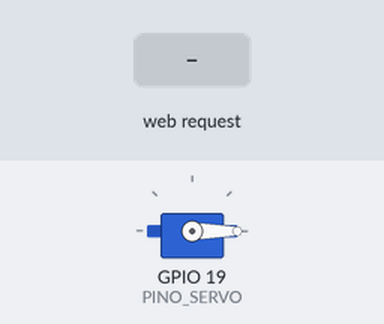
A sketch run on a simulated ESP32. Parts: servo. Inputs (shaded band) come from the test bench. WiFi joins after 1.5 s; servers stay silent unless stated; random numbers use the default seed unless the sketch sets one; what the sketch prints to the serial monitor is not drawn.

Above: at 3.2 s.
3.3 s: HTTP request GET /abrir received
At 4.5 s:
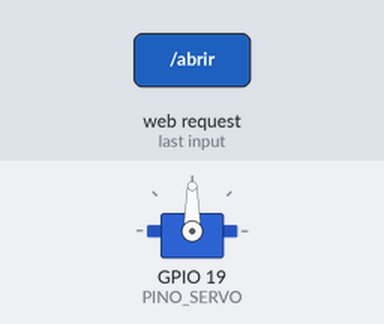
4.8 s: HTTP request GET /fechar received
At 5.7 s:
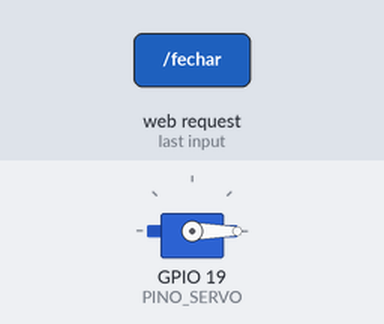
Timing chart, 0 to 7.8 s (numbered marks = the images above; inputs shaded):
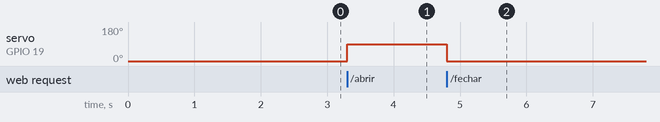

Measured:
- after the input at 3.3 s, servo on GPIO 19 (PINO_SERVO): 0° → 90° at once
- after the input at 4.8 s, servo on GPIO 19 (PINO_SERVO): 90° → 0° at once

The sketch:

doggo.ino
```cpp
#include <WiFi.h>
#include <WebServer.h>
#include <ESP32Servo.h>


const bool USAR_AP = false;

const char* WIFI_SSID  = "A15 de zize";
const char* WIFI_SENHA = "jujuba03";

const char* AP_SSID  = "Doogo";
const char* AP_SENHA = "doogo";

const int PINO_SERVO = 19;

const int ANGULO_ABERTO  = 90;
const int ANGULO_FECHADO = 0;

const int TEMPO_DOSE = 400;

Servo servo1;
WebServer server(80);

const char PAGINA[] PROGMEM = R"rawliteral(
<!DOCTYPE html>
<html lang="pt-BR">

<head>
<meta charset="UTF-8">
<meta name="viewport" content="width=device-width, initial-scale=1.0">

<title>Doggo</title>

<style>

:root {
    --creme: #FFF4E4;
    --papel: #FFFFFF;
    --tinta: #231B15;
    --suave: #7A6A5C;
    --coral: #FF5A36;
    --coral-esc: #E04424;
    --amarelo: #FFE14D;
    --azul: #3D8BFF;
    --verde: #2DB46B;
    --linha: #F1DFC8;
}

* {
    box-sizing: border-box;
}

body {
    margin: 0;
    min-height: 100vh;

    font-family: "Segoe UI", Arial, sans-serif;

    color: var(--tinta);
    background-color: var(--creme);

    background-image:
        radial-gradient(var(--linha) 1.5px, transparent 1.5px);

    background-size: 22px 22px;
}

.app {
    max-width: 950px;
    margin: auto;
    padding: 22px;
}

/* CABECALHO */

header {
    display: flex;
    align-items: center;
    justify-content: space-between;
    margin-bottom: 20px;
}

.marca {
    display: flex;
    align-items: center;
    gap: 10px;
}

.logo {
    width: 46px;
    height: 46px;

    border-radius: 50%;

    background: var(--coral);

    display: grid;
    place-items: center;

    border: 2px solid var(--tinta);
}

.logo svg {
    width: 27px;
    height: 27px;
}

.nome {
    font-size: 29px;
    font-weight: 900;
    letter-spacing: 1px;
    text-transform: uppercase;
}

.conexao {
    display: flex;
    align-items: center;
    gap: 8px;

    padding: 8px 13px;

    background: white;

    border: 2px solid var(--tinta);
    border-radius: 999px;

    font-size: 12px;
    font-weight: 800;
    text-transform: uppercase;
}

.bolinha {
    width: 9px;
    height: 9px;

    background: var(--verde);

    border-radius: 50%;
}

.conexao.erro .bolinha {
    background: var(--coral);
}

/* GRID */

.grade {
    display: grid;
    grid-template-columns: 1fr;
    gap: 16px;
}

@media(min-width: 760px) {

    .grade {
        grid-template-columns: 1.25fr 1fr;
    }

    .principal {
        grid-row: span 2;
    }
}

/* CARDS */

.card {
    background: var(--papel);

    border: 2px solid var(--tinta);
    border-radius: 25px;

    padding: 22px;

    box-shadow: 5px 5px 0 var(--tinta);
}

.rotulo {
    margin: 0 0 10px;

    color: var(--suave);

    font-size: 12px;
    font-weight: 800;

    text-transform: uppercase;
    letter-spacing: 1px;

    display: flex;
    justify-content: space-between;
}

.breve {
    padding: 3px 8px;
    border-radius: 999px;
    background: var(--amarelo);
    color: var(--tinta);
    font-size: 10px;
}

.principal {
    display: flex;
    flex-direction: column;
    gap: 18px;
}

.hero {
    display: flex;
    align-items: center;
    gap: 15px;
}

.mascote {
    width: 105px;
    height: 105px;
    flex: 0 0 auto;
    border-radius: 50%;
    background: var(--azul);
    display: grid;
    place-items: center;
    border: 2px solid var(--tinta);
}

.mascote svg {
    width: 64px;
    height: 64px;
}

h1 {
    margin: 0;
    font-size: clamp(38px, 8vw, 56px);
    line-height: .95;
    text-transform: uppercase;
    font-weight: 900;
}

h1 span {
    color: var(--coral);
}

.sub {
    margin: 0;
    color: var(--suave);
    line-height: 1.5;
}

.tigela {
    position: relative;
    height: 90px;
    display: flex;
    align-items: flex-end;
    justify-content: center;
    overflow: hidden;
}

.tigela svg {
    position: relative;
    z-index: 2;
}

.grao {
    position: absolute;
    top: 0;
    width: 11px;
    height: 9px;
    border-radius: 50%;
    background: #B9773A;
    opacity: 0;
}

.caindo .grao {
    animation: cair .8s forwards;
}

@keyframes cair {
    0% {
        opacity: 1;
        transform: translateY(0) rotate(0);
    }
    85% {
        opacity: 1;
    }
    100% {
        opacity: 0;
        transform: translateY(65px) rotate(180deg);
    }
}

button {
    font: inherit;
    cursor: pointer;
    border: 2px solid var(--tinta);
}

button:disabled {
    opacity: .55;
    cursor: wait;
}

.dose {
    width: 100%;
    display: flex;
    justify-content: space-between;
    align-items: center;
    padding: 8px 8px 8px 23px;
    border-radius: 999px;
    background: var(--coral);
    color: white;
    font-size: 17px;
    font-weight: 800;
    box-shadow: 4px 4px 0 var(--tinta);
}

.dose:hover {
    background: var(--coral-esc);
}

.seta {
    width: 45px;
    height: 45px;
    display: grid;
    place-items: center;
    background: white;
    color: var(--tinta);
    border: 2px solid var(--tinta);
    border-radius: 50%;
}

.duplo {
    display: grid;
    grid-template-columns: 1fr 1fr;
    gap: 10px;
}

.secundario {
    padding: 13px;
    border-radius: 999px;
    background: white;
    font-weight: 800;
    box-shadow: 3px 3px 0 var(--tinta);
}

.secundario:hover {
    background: var(--amarelo);
}

button:active {
    transform: translate(3px, 3px);
    box-shadow: 1px 1px 0 var(--tinta);
}

#status {
    min-height: 22px;
    margin: 0;
    text-align: center;
    font-weight: 700;
}

#status.ok {
    color: var(--verde);
}

#status.erro {
    color: var(--coral-esc);
}

.valor {
    margin: 5px 0;
    font-size: 44px;
    font-weight: 900;
}

.valor small {
    font-size: 20px;
    color: var(--suave);
}

.barra {
    height: 12px;
    border: 2px solid var(--tinta);
    border-radius: 999px;
    background: var(--linha);
    overflow: hidden;
}

.nota {
    margin: 10px 0 0;
    color: var(--suave);
    font-size: 13px;
}

.mini {
    display: grid;
    grid-template-columns: 1fr 1fr;
    gap: 16px;
}

.mini .card {
    padding: 18px;
}

.mini .valor {
    font-size: 32px;
}

footer {
    margin-top: 25px;
    text-align: center;
    color: var(--suave);
    font-size: 11px;
    font-weight: 800;
    letter-spacing: 1px;
    text-transform: uppercase;
}
</style>
</head>
<body>
<div class="app">
<header>
    <div class="marca">
        <div class="logo">
            <svg viewBox="0 0 24 24" fill="white">
                <ellipse cx="12" cy="16" rx="5.2" ry="4.4"/>
                <ellipse cx="5.4" cy="10.4" rx="2.2" ry="2.8"/>
                <ellipse cx="18.6" cy="10.4" rx="2.2" ry="2.8"/>
                <ellipse cx="9" cy="5.6" rx="2.1" ry="2.7"/>
                <ellipse cx="15" cy="5.6" rx="2.1" ry="2.7"/>
            </svg>
        </div>
        <span class="nome">Doggo</span>
    </div>
    <div class="conexao" id="conexao">
        <span class="bolinha"></span>
        <span id="textoConexao">
            Conectado
        </span>
    </div>
</header>

<main class="grade">

<section class="card principal">
    <div class="hero">
        <div class="mascote">
            <svg viewBox="0 0 24 24" fill="white">
                <ellipse cx="12" cy="16" rx="5.2" ry="4.4"/>
                <ellipse cx="5.4" cy="10.4" rx="2.2" ry="2.8"/>
                <ellipse cx="18.6" cy="10.4" rx="2.2" ry="2.8"/>
                <ellipse cx="9" cy="5.6" rx="2.1" ry="2.7"/>
                <ellipse cx="15" cy="5.6" rx="2.1" ry="2.7"/>
            </svg>
        </div>
        <h1>
            Hora de
            <span>comer?</span>
        </h1>
    </div>
    <p class="sub">
        Libere ração para o seu pet de qualquer cômodo da casa.
    </p>


    <div class="tigela" id="tigela">
        <svg width="150" height="52"
             viewBox="0 0 150 52">
            <path
                d="M8 6 H142 L128 44 Q126 50 118 50 H32 Q24 50 22 44 Z"
                fill="#FF5A36"
                stroke="#231B15"
                stroke-width="3"
            />
            <rect
                x="4"
                y="2"
                width="142"
                height="9"
                rx="4.5"
                fill="#FFE14D"
                stroke="#231B15"
                stroke-width="3"
            />
        </svg>
    </div>
    <button
        class="dose"
        id="btnDose"
        onclick="enviar('dose')"
    >
        Liberar uma porção
        <span class="seta">
            →
        </span>
    </button>
    <div class="duplo">
        <button
            class="secundario"
            onclick="enviar('abrir')"
        >
            Abrir
        </button>

        <button
            class="secundario"
            onclick="enviar('fechar')"
        >
            Fechar
        </button>
    </div>
    <p id="status"></p>
</section>

<section class="card">
    <p class="rotulo">
        Ração na tigela
        <span class="breve">
            Em breve
        </span>
    </p>
    <p class="valor">
        -- <small>g</small>
    </p>
    <div class="barra"></div>
    <p class="nota">
        A balança vai mostrar quanto ainda tem na tigela.
    </p>
</section>

<div class="mini">
    <section class="card">
        <p class="rotulo">
            Água
            <span class="breve">
                Em breve
            </span>
        </p>
        <p class="valor">
            -- <small>°C</small>
        </p>
        <p class="nota">
            Monitoramento futuro.
        </p>
    </section>
    <section class="card">
        <p class="rotulo">
            Última porção
        </p>
        <p
            class="valor"
            id="ultima"
        >
            --:--
        </p>
        <p
            class="nota"
            id="ultimaNota"
        >
            Nenhuma porção ainda
        </p>
    </section>
</div>
</main>
<footer>
    Doggo · alimentador inteligente
</footer>
</div>
<script>
function cairRacao() {
    const tigela =
        document.getElementById('tigela');
    tigela
        .querySelectorAll('.grao')
        .forEach(g => g.remove());

    for (let i = 0; i < 8; i++) {
        const grao =
            document.createElement('span');
        grao.className = 'grao';
        grao.style.left =
            (43 + Math.random() * 14) + '%';
        grao.style.animationDelay =
            (i * 0.06) + 's';
        tigela.appendChild(grao);
    }
    tigela.classList.remove('caindo');
    void tigela.offsetWidth;
    tigela.classList.add('caindo');
}

function enviar(acao) {
    const status =
        document.getElementById('status');
    const conexao =
        document.getElementById('conexao');
    const textoConexao =
        document.getElementById('textoConexao');
    const botoes =
        document.querySelectorAll('button');
    status.className = '';
    status.textContent =
        'Enviando...';
    botoes.forEach(
        botao => botao.disabled = true
    );

    fetch('/' + acao)
        .then(resposta => {
            if (!resposta.ok) {
                throw new Error();
            }
            return resposta.text();
        })
        .then(texto => {
            status.textContent = texto;
            status.className = 'ok';
            conexao.className = 'conexao';
            textoConexao.textContent =
                'Conectado';
            if (acao === 'dose') {
                cairRacao();
                const agora =
                    new Date();
                document
                    .getElementById('ultima')
                    .textContent =
                    agora.toLocaleTimeString(
                        'pt-BR',
                        {
                            hour: '2-digit',
                            minute: '2-digit'
                        }
                    );
                document
                    .getElementById('ultimaNota')
                    .textContent =
                    'Liberada por esta página';
            }
        })

        .catch(() => {
            status.textContent =
                'Erro: sem conexão com o Doggo';
            status.className =
                'erro';
            conexao.className =
                'conexao erro';
            textoConexao.textContent =
                'Sem conexão';
        })

        .finally(() => {
            botoes.forEach(
                botao => botao.disabled = false
            );
        });
}

</script>

</body>
</html>
)rawliteral";


void abrir() {
  servo1.write(ANGULO_ABERTO);
}

void fechar() {
  servo1.write(ANGULO_FECHADO);
}

void umaDose() {
  servo1.write(ANGULO_ABERTO);
  delay(TEMPO_DOSE);
  servo1.write(ANGULO_FECHADO);
}
 //ROTAS

void rotaPrincipal() {
  server.send_P(
    200,
    "text/html; charset=utf-8",
    PAGINA
  );
}

void rotaAbrir() {
  abrir();

  server.send(
    200,
    "text/plain; charset=utf-8",
    "Aberto"
  );
}

void rotaFechar() {
  fechar();

  server.send(
    200,
    "text/plain; charset=utf-8",
    "Fechado"
  );
}

void rotaDose() {
  umaDose();

  server.send(
    200,
    "text/plain; charset=utf-8",
    "Porção liberada!"
  );
}


void setup() {

  Serial.begin(115200);


  // SERVO

  ESP32PWM::allocateTimer(0);

  servo1.setPeriodHertz(50);

  servo1.attach(
    PINO_SERVO,
    500,
    2400
  );

  fechar();

  delay(500);


  // WIFI

  if (USAR_AP) {

    WiFi.softAP(
        AP_SSID,
        AP_SENHA
    );


    Serial.print(
        "Rede criada: "
    );

    Serial.println(
        AP_SSID
    );


    Serial.print(
        "Acesse: http://"
    );

    Serial.println(
        WiFi.softAPIP()
    );

  }

  else {

    WiFi.begin(
        WIFI_SSID,
        WIFI_SENHA
    );


    Serial.print(
        "Conectando"
    );


    while (
        WiFi.status()
        != WL_CONNECTED
    ) {

        delay(500);

        Serial.print(".");

    }


    Serial.println();


    Serial.print(
        "Acesse: http://"
    );

    Serial.println(
        WiFi.localIP()
    );

  }


  // ROTAS

  server.on(
      "/",
      rotaPrincipal
  );

  server.on(
      "/abrir",
      rotaAbrir
  );

  server.on(
      "/fechar",
      rotaFechar
  );

  server.on(
      "/dose",
      rotaDose
  );


  server.begin();


  Serial.println(
      "Servidor iniciado!"
  );
}

void loop() {
  server.handleClient();
}
```
